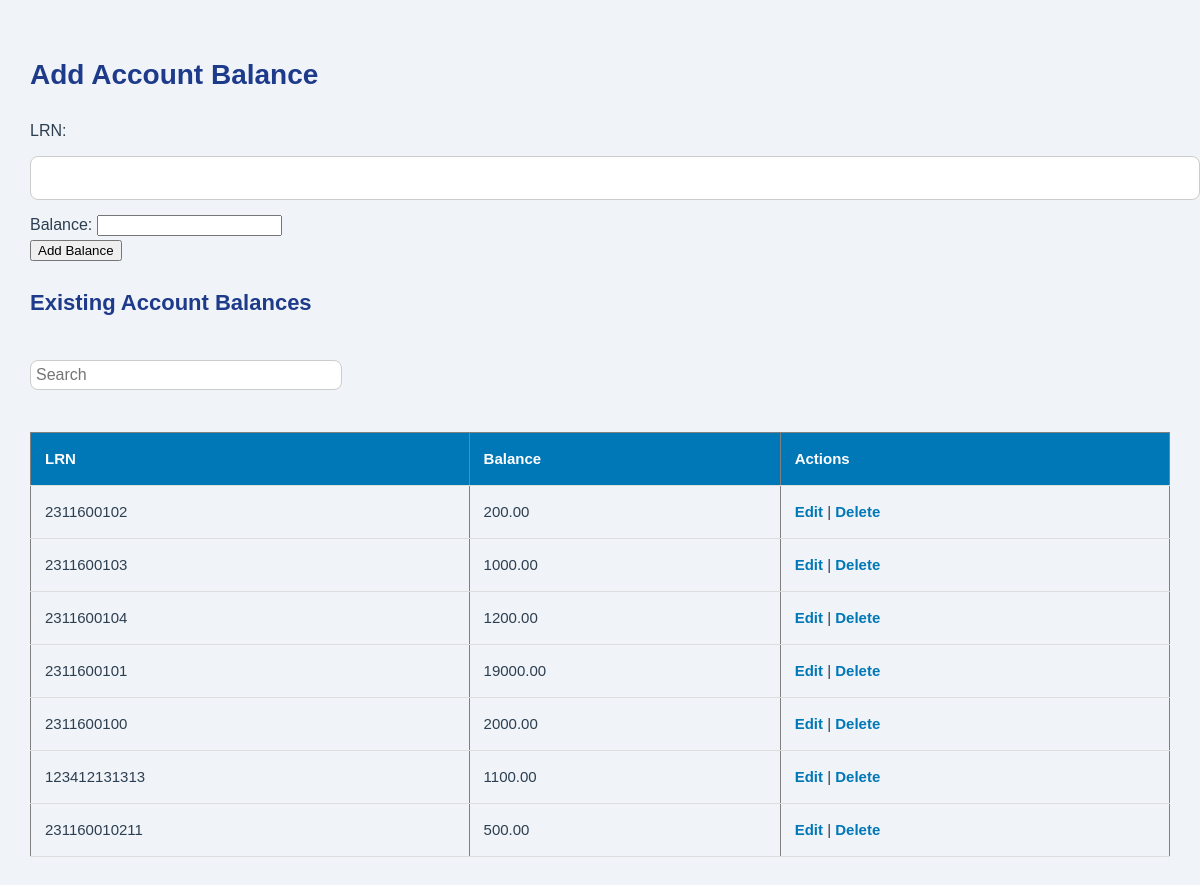
The page /balance.php on the database as committed earlier.
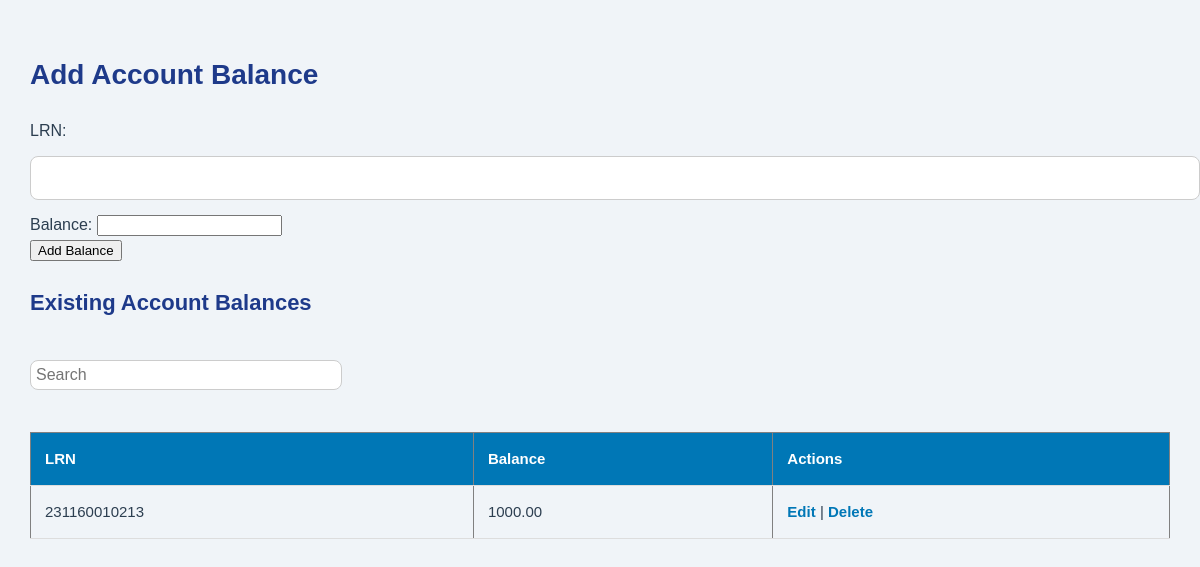
The same page on the database as committed later.
### tables this page shows
CREATE TABLE `account_balance` (
  `id` int(11) NOT NULL,
  `student_id` bigint(50) NOT NULL,
  `balance` varchar(50) NOT NULL
);

### balance.php (the view, shortened to what this page needs)
<?php
include 'db.php';
?>
<!DOCTYPE html>
<html lang="en">
<head>
    <link rel="stylesheet" type="text/css" href="css/admin.css">
</head>
<body>
</body>
</html>
<h2>Add Account Balance</h2>
<form method="POST" action="balance.php">
    LRN: <input type="text" name="student_id" required><br>
    Balance: <input type="number" step="0.01" name="balance" required><br>
    <input type="submit" value="Add Balance">
</form>
<h3>Existing Account Balances</h3>
<input type="text" id="searchInput" placeholder="Search" style="margin-top: 20px; padding: 5px; width: 300px;">
<table border="1" cellpadding="5">
    <tr><th>LRN</th><th>Balance</th><th>Actions</th></tr>
    <?php
    $result = $conn->query("SELECT * FROM account_balance");
    while ($row = $result->fetch_assoc()) {
        echo "<tr>
            <td>{$row['student_id']}</td>
            <td>{$row['balance']}</td>
            <td>
                <a href='balance.php?edit={$row['student_id']}'>Edit</a> |
                <a href='balance.php?delete={$row['student_id']}' onclick='return confirm(\"Delete this balance?\")'>Delete</a>
            </td>
        </tr>";
    }
    ?>
</table>

### css/admin.css (style rules this page uses)
body { font-family: 'Poppins', sans-serif; background: #f0f4f8; color: #2c3e50; margin: 0; padding: 30px; line-height: 1.6; }
h2, h3 { color: #1e3a8a; margin-bottom: 20px; font-weight: 700; }
h2 { font-size: 28px; }
h3 { font-size: 22px; }
input[type="text"] { width: 100%; padding: 12px 14px; margin: 12px 0; border: 1px solid #ccc; border-radius: 8px; font-size: 16px; background: #fff; }
table { width: 100%; margin-top: 30px; border-collapse: collapse; }
th, td { padding: 14px; text-align: left; border-bottom: 1px solid #ddd; font-size: 15px; }
th { background-color: #0077b6; color: #fff; }
a { color: #0077b6; text-decoration: none; font-weight: 600; }

Rows that differ between the two databases and show on the page:
removed account_balance: student "2311600102", balance "200.00"
removed account_balance: student "2311600103", balance "1000.00"
removed account_balance: student "2311600104", balance "1200.00"
removed account_balance: student "2311600101", balance "19000.00"
removed account_balance: student "2311600100", balance "2000.00"
removed account_balance: student "123412131313", balance "1100.00"
removed account_balance: student "231160010211", balance "500.00"
added account_balance: student "231160010213", balance "1000.00"
